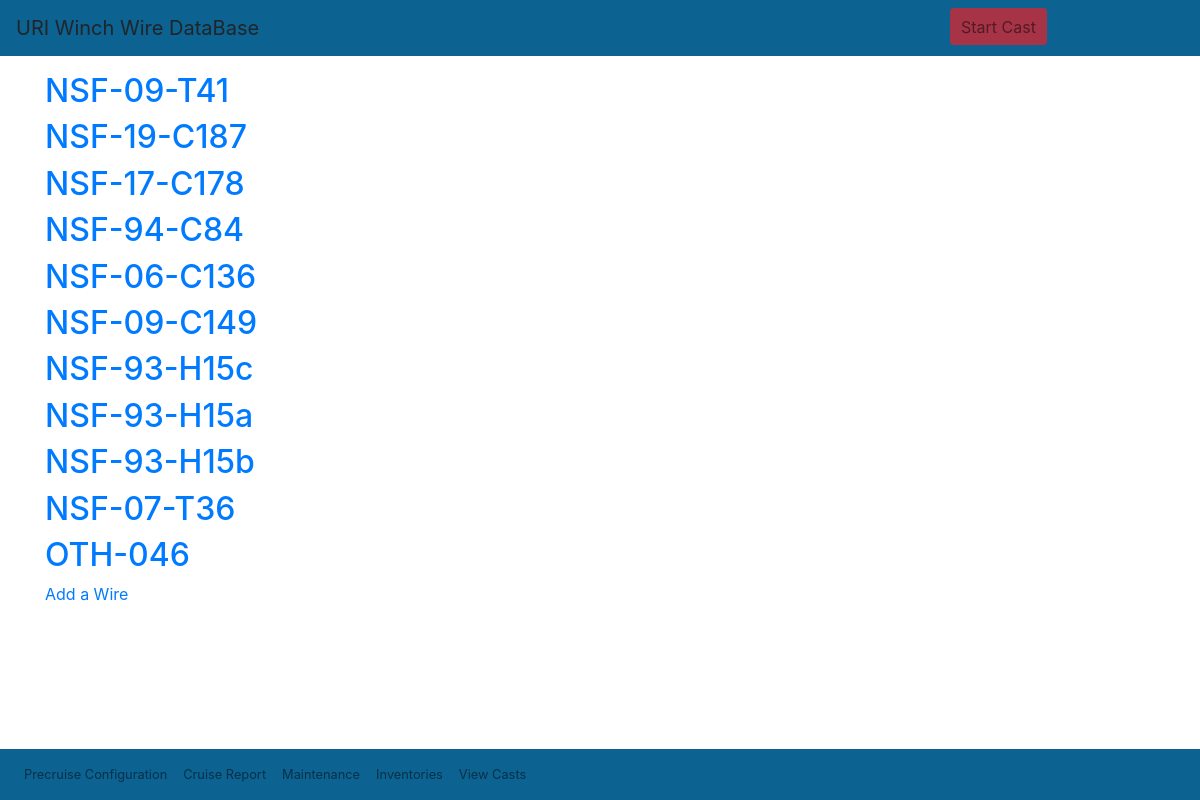
Page /wwdb/wirelist/ on the earlier database version.
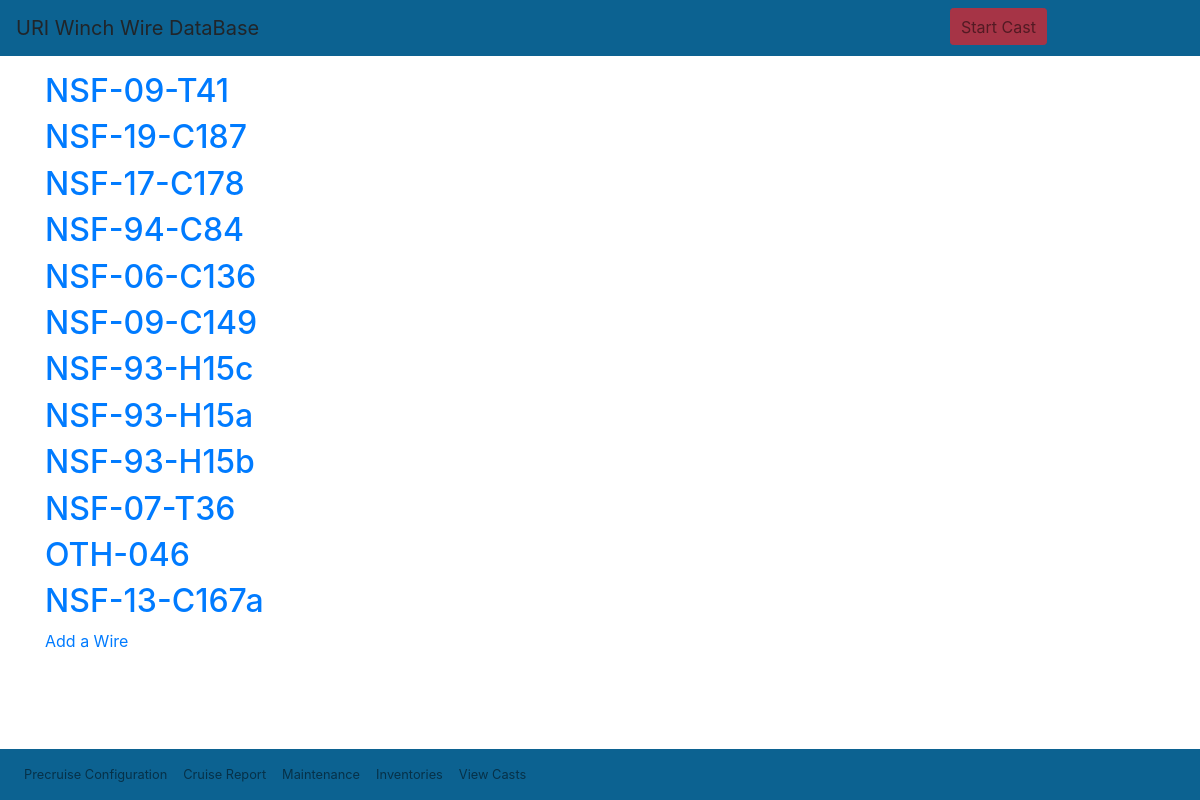
Same page on the later database version.
### wwdb/models.py (models this page shows, shortened)
class Wire(models.Model):
    id = models.AutoField(db_column='Id', primary_key=True, blank=True, null=False)  # Field name made lowercase.
    wirerope = models.ForeignKey(WireRopeData, models.DO_NOTHING, db_column='WireRopeId', blank=True, null=True, verbose_name='Wire rope data id')  # Field name made lowercase.
    winch = models.ForeignKey(Winch, models.DO_NOTHING, db_column='WinchId', blank=True, null=True, verbose_name='Winch', related_name='reverse_wire')  # Field name made lowercase.
    manufacturerid = models.TextField(db_column='ManufacturerId', blank=True, null=True, verbose_name='Manufacturer id')  # Field name made lowercase.
    nsfid = models.TextField(db_column='NsfId', blank=True, null=True, verbose_name='NSF id')  # Field name made lowercase.
    dateacquired = models.DateTimeField(db_column='DateAcquired', blank=True, null=True, verbose_name='Date Acquired', validators=[MaxValueValidator(limit_value=datetime.today)])  # Field name made lowercase.
    notes = models.TextField(db_column='Notes', blank=True, null=True, verbose_name='notes')  # Field name made lowercase.
    status = models.BooleanField(db_column='Status', blank=True, null=True, verbose_name='Status')
    drums = models.ManyToManyField(Drum, through='WireDrum', related_name='loaded_wires', verbose_name='Drum')
    factorofsafety = models.ForeignKey(FactorOfSafety, models.DO_NOTHING, db_column='FactorofSafety', blank=True, null=True, related_name='wirefactorofsafety', verbose_name='Factor of safety')  # Field name made lowercase.
    dryendtag = models.IntegerField(db_column='DryEndTag', blank=True, null=True, verbose_name='Dry end tag value (m)')  # Field name made lowercase.
    class Meta:
        managed = True
        db_table = 'Wire'
        verbose_name_plural = "Wire"

### wwdb/views.py (the view)
# urls.py: path('wirelist/', WireList.as_view(), name='wirelist'),
class WireList(ListView):
    model = Wire
    template_name="wwdb/wirelist.html"

### wwdb/templates/wwdb/wirelist.html (shortened to what this page needs)
{% extends "wwdb/base.html" %}
{% block content %}
{% for wire in wire_list %}
<div class="wire-entry">
    <h2><a href="{% url 'wiredetail' wire.pk %}">{{wire.nsfid}}</a></h2>
</div>
{% endfor %}
<a href="{% url 'wireadd' %}"> Add a Wire</a>
{% endblock content %}

Differences in the rows shown:
added Wire: nsfid "NSF-13-C167a"
